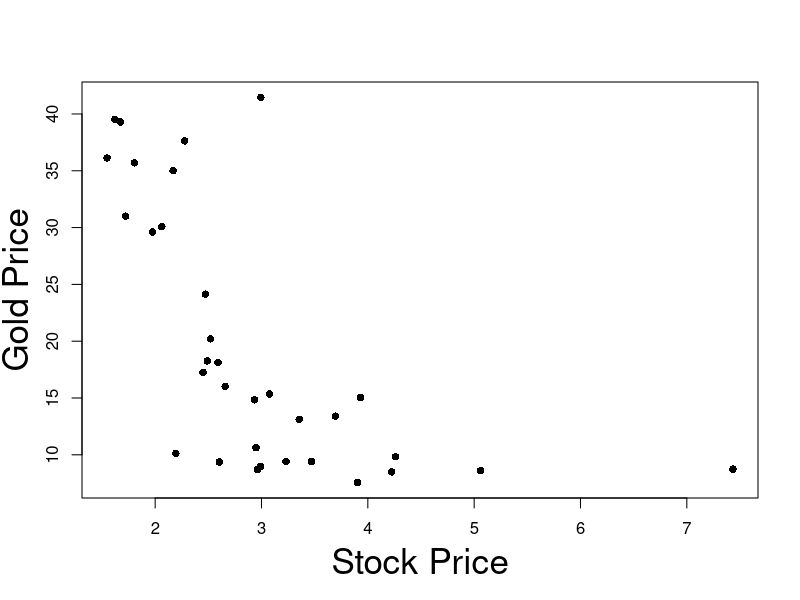
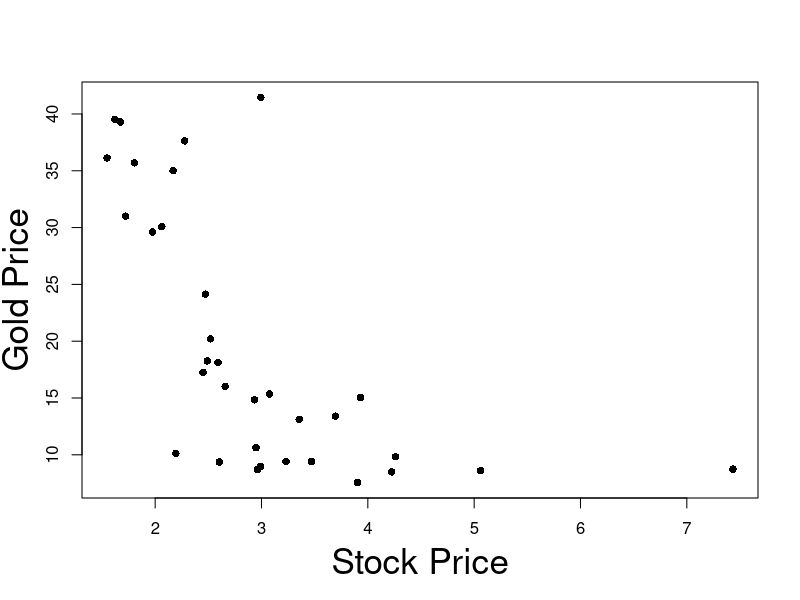
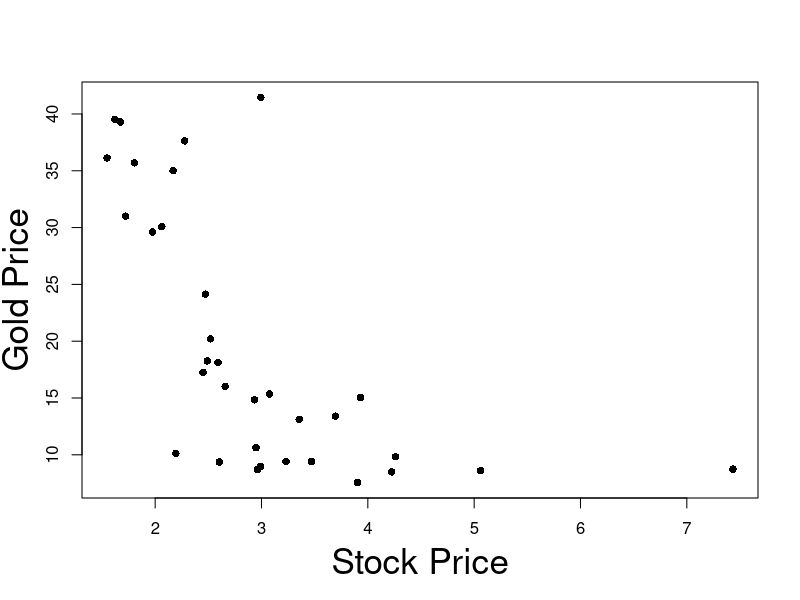
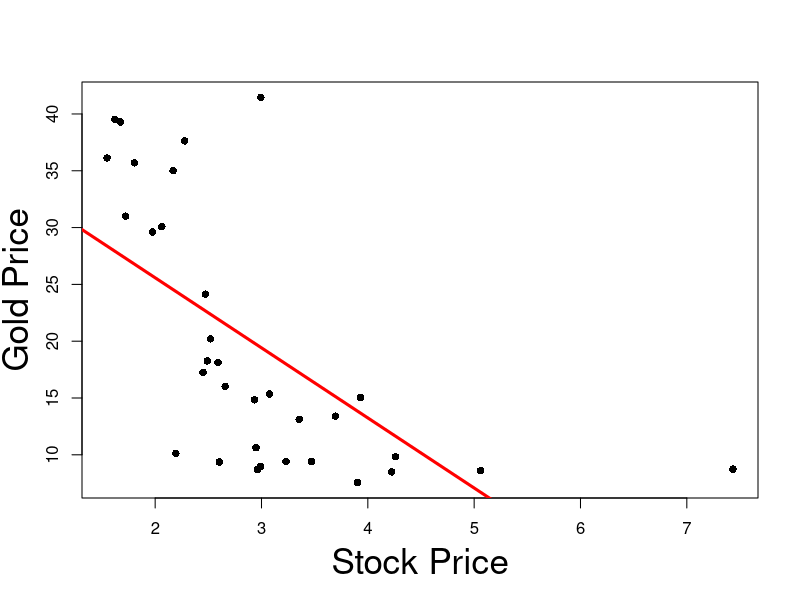
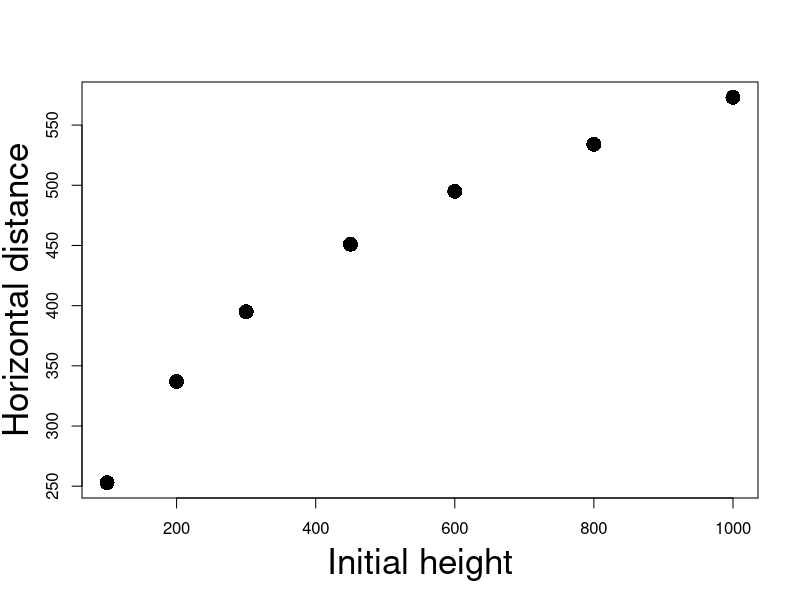
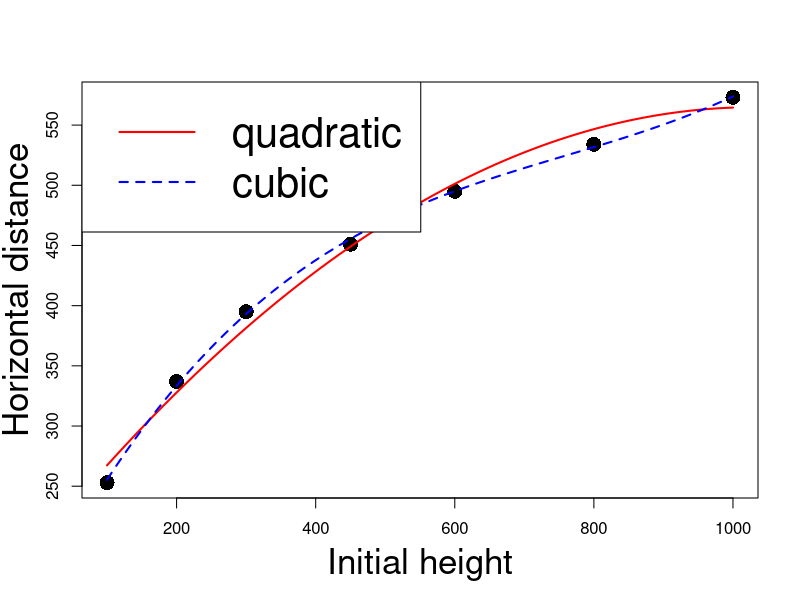
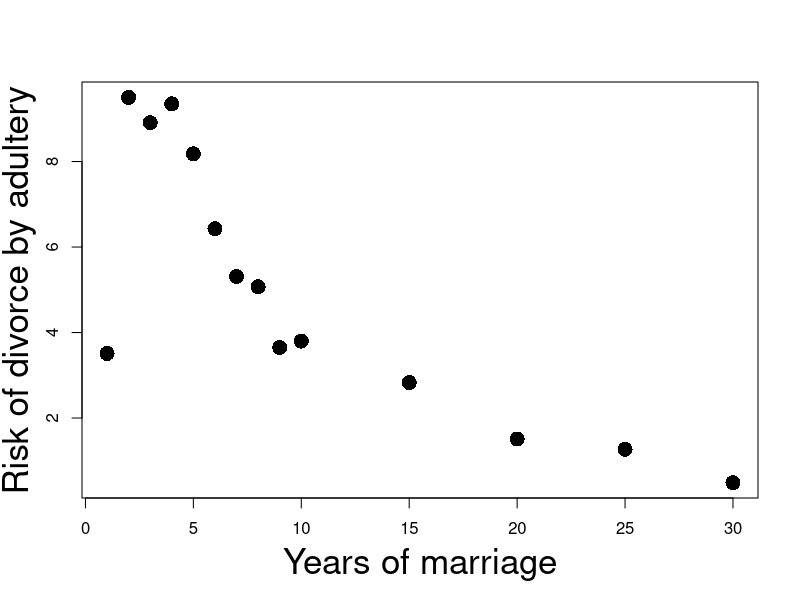
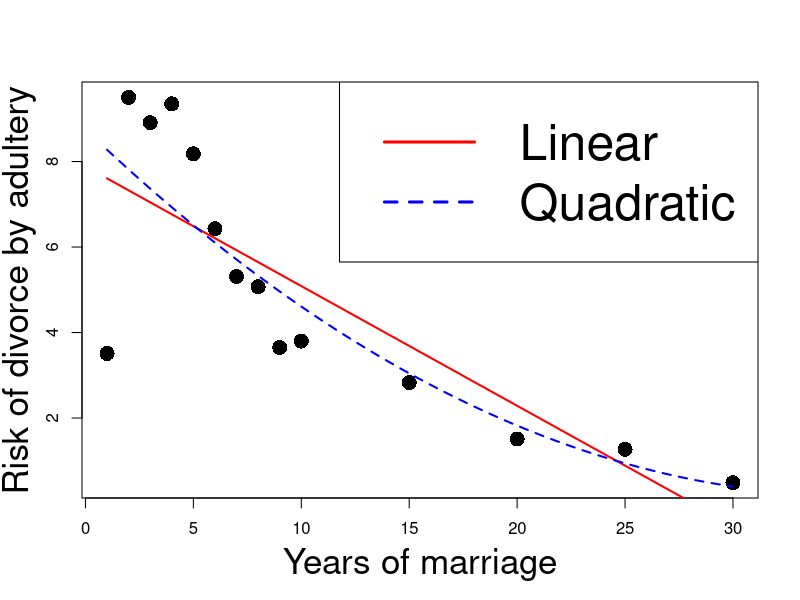

Source code (R) for these figures, in order:
## ---- chunk 1
#| echo: false
#| layout-ncol: 1

data <- read.table("datasets/L3eg1data.txt")

#Add column labels to data
colnames(data) <- c("Stock Price","Gold Price")

# Output markdown table from data
knitr::kable(
  list(data[1:11,], data[12:22,], data[23:33,]),
  row.names = TRUE,
  format = "html", 
  table.attr = 'class="table simple table-striped table-hover"',
) 


## ---- chunk 2
prices = read.table(file = "datasets/stock_gold.txt",
                    header = TRUE)

print(prices)
## ---- chunk 3
#| echo: false
#| fig-asp: 1

# Read the data
prices <- read.table(file = "datasets/stock_gold.txt",
                   header = TRUE
                  )

stock.price <- prices$stock_price
gold.price <- prices$gold_price

# Create the plot
plot(stock.price,
     gold.price, 
     xlab = "", 
     ylab= "",
     pch = 16)

# Add labels
mtext("Stock Price", side=1, line=3, cex=2.1)
mtext("Gold Price", side=2, line=2.5, cex=2.1)
## ---- chunk 4
#| echo: false
#| fig-asp: 1

# Read the data
prices <- read.table(file = "datasets/stock_gold.txt",
                   header = TRUE
                  )

stock.price <- prices$stock_price
gold.price <- prices$gold_price

# Create the plot
plot(stock.price,
     gold.price, 
     xlab = "", 
     ylab= "",
     pch = 16)

# Add labels
mtext("Stock Price", side=1, line=3, cex=2.1)
mtext("Gold Price", side=2, line=2.5, cex=2.1)
## ---- chunk 5
#| echo: false
#| fig-asp: 1

# Read the data
prices <- read.table(file = "datasets/stock_gold.txt",
                   header = TRUE
                  )

stock.price <- prices$stock_price
gold.price <- prices$gold_price

# Create the plot
plot(stock.price,
     gold.price, 
     xlab = "", 
     ylab= "",
     pch = 16)

# Add labels
mtext("Stock Price", side=1, line=3, cex=2.1)
mtext("Gold Price", side=2, line=2.5, cex=2.1)
## ---- chunk 6
#| echo: false
#| fig-asp: 1

# Read the data
prices <- read.table(file = "datasets/stock_gold.txt",
                     header = TRUE
                    )

# Store data into vectors
stock.price <- prices$stock_price
gold.price <- prices$gold_price

# Fit simple linear regression model
fit.model <- lm(gold.price ~ stock.price)

# Plot the data
plot(stock.price,
     gold.price, 
     xlab = "", 
     ylab= "",
     pch = 16)

# Add labels
mtext("Stock Price", side=1, line=3, cex=2.1)
mtext("Gold Price", side=2, line=2.5, cex=2.1)

# Plot the regression line in red
abline(fit.model, col = "red", lwd = 3)
## ---- chunk 7
longley <- read.table(file = "datasets/longley.txt",
                      header = TRUE)

head(longley,n=3)
## ---- chunk 8
longley <- read.table(file = "datasets/longley.txt",
                      header = TRUE)

head(longley,n=3)
## ---- chunk 9
# Read data file
longley <- read.table(file = "datasets/longley.txt",
                      header = TRUE)

# Store columns in vectors
x2 <- longley[ , 1]
x3 <- longley[ , 2]
x4 <- longley[ , 3]
x5 <- longley[ , 4]
x6 <- longley[ , 5]
y <- longley[ , 6]

# Fit Model 0 and Model 1
model.1 <- lm(y ~ x3 + x4 + x6)
model.2 <- lm(y ~ x2 + x3 + x4 + x5 + x6)

# F-test for model selection
anova(model.1, model.2, test = "F")
## ---- chunk 10
# Read data file
longley <- read.table(file = "datasets/longley.txt",
                      header = TRUE)

# Store columns in vectors
x2 <- longley[ , 1]
x3 <- longley[ , 2]
x4 <- longley[ , 3]
x5 <- longley[ , 4]
x6 <- longley[ , 5]
y <- longley[ , 6]

# Fit Model 0 and Model 1
model.1 <- lm(y ~ x3 + x4 + x6)
model.2 <- lm(y ~ x2 + x3 + x4 + x5 + x6)

# F-test for model selection
anova(model.1, model.2, test = "F")
## ---- chunk 11
# Read data file
longley <- read.table(file = "datasets/longley.txt",
                      header = TRUE)

# Store columns in vectors
x2 <- longley[ , 1]
x3 <- longley[ , 2]
x4 <- longley[ , 3]
x5 <- longley[ , 4]
x6 <- longley[ , 5]
y <- longley[ , 6]

# Fit Model 0 and Model 1
model.1 <- lm(y ~ x3 + x4 + x6)
model.2 <- lm(y ~ x2 + x3 + x4 + x5 + x6)

# F-test for model selection
anova(model.1, model.2, test = "F")
## ---- chunk 12
# Read data file
longley <- read.table(file = "datasets/longley.txt",
                      header = TRUE)

# Store columns in vectors
x2 <- longley[ , 1]
x3 <- longley[ , 2]
x4 <- longley[ , 3]
x5 <- longley[ , 4]
x6 <- longley[ , 5]
y <- longley[ , 6]

# Fit Model 1 and Model 2
model.1 <- lm(y ~ x3 + x4 + x6)
model.2 <- lm(y ~ x2 + x3 + x4 + x5 + x6)

# F-test for model selection
anova(model.1, model.2, test = "F")
## ---- chunk 13
# Read data file
longley <- read.table(file = "datasets/longley.txt",
                      header = TRUE)

# Store columns in vectors
x2 <- longley[ , 1]
x3 <- longley[ , 2]
x4 <- longley[ , 3]
x5 <- longley[ , 4]
x6 <- longley[ , 5]
y <- longley[ , 6]

# Fit Model 1 and Model 2
model.1 <- lm(y ~ x3 + x4 + x6)
model.2 <- lm(y ~ x2 + x3 + x4 + x5 + x6)

# F-test for model selection
anova(model.1, model.2, test = "F")
## ---- chunk 14
# Read data file
longley <- read.table(file = "datasets/longley.txt",
                      header = TRUE)

# Store columns in vectors
x2 <- longley[ , 1]
x3 <- longley[ , 2]
x4 <- longley[ , 3]
x5 <- longley[ , 4]
x6 <- longley[ , 5]
y <- longley[ , 6]

# Fit Model 1 and Model 2
model.1 <- lm(y ~ x3 + x4 + x6)
model.2 <- lm(y ~ x2 + x3 + x4 + x5 + x6)

# F-test for model selection
anova(model.1, model.2, test = "F")
## ---- chunk 15
# Read data file
longley <- read.table(file = "datasets/longley.txt",
                      header = TRUE)

# Store columns in vectors
x2 <- longley[ , 1]
x3 <- longley[ , 2]
x4 <- longley[ , 3]
x5 <- longley[ , 4]
x6 <- longley[ , 5]
y <- longley[ , 6]

# Fit Model 1 and Model 2
model.1 <- lm(y ~ x3 + x4 + x6)
model.2 <- lm(y ~ x2 + x3 + x4 + x5 + x6)

# F-test for model selection
anova(model.1, model.2, test = "F")
## ---- chunk 16
#| echo: false
#| fig-asp: 1

# Enter the data
height <- c(100, 200, 300, 450, 600, 800, 1000)
distance <- c(253, 337, 395, 451, 495, 534, 573)

# Scatter plot of data
plot(height, distance, xlab = "", ylab = "", pch = 16, cex = 2)

# Add labels
mtext("Initial height", side = 1, line = 3, cex = 2.1)
mtext("Horizontal distance", side = 2, line = 2.5, cex = 2.1)
## ---- chunk 17
#| echo: true
#| code-fold: true
#| code-summary: "Click here to show the full code"
#| fig-asp: 1

# Enter the data
height <- c(100, 200, 300, 450, 600, 800, 1000)
distance <- c(253, 337, 395, 451, 495, 534, 573)

# Scatter plot of data
plot(height, distance, xlab = "", ylab = "", pch = 16, cex = 2)

# Add labels
mtext("Initial height", side = 1, line = 3, cex = 2.1)
mtext("Horizontal distance", side = 2, line = 2.5, cex = 2.1)

# Fit quadratic model
quadratic <- lm(distance ~ height + I( height^2 ))

# Fit cubic model
cubic <- lm(distance ~ height + I( height^2 ) + I (height^3))

# Plot quadratic Vs Cubic
polynomial <- Vectorize(function(x, ps) {
  n <- length(ps)
  sum(ps*x^(1:n-1))
}, "x")
curve(polynomial(x, coef(quadratic)), add=TRUE, col = "red", lwd = 2)
curve(polynomial(x, coef(cubic)), add=TRUE, col = "blue", lty = 2, lwd = 2)
legend("topleft", legend = c("quadratic", "cubic"), 
       col = c("red", "blue"), lty = c(1,2), lwd = 2, cex = 2.5)
## ---- chunk 18
#| echo: true
#| code-fold: true
#| code-summary: "Click here to show the full code"
#| fig-asp: 1

# Divorces data
year <- c(1, 2, 3, 4, 5, 6,7, 8, 9, 10, 15, 20, 25, 30)
percent <- c(3.51, 9.5, 8.91, 9.35, 8.18, 6.43, 5.31, 
             5.07, 3.65, 3.8, 2.83, 1.51, 1.27, 0.49)

# Scatter plot of data
plot(year, percent, xlab = "", ylab = "", pch = 16, cex = 2)

# Add labels
mtext("Years of marriage", side = 1, line = 3, cex = 2.1)
mtext("Risk of divorce by adultery", side = 2, line = 2.5, cex = 2.1)
## ---- chunk 19
#| echo: true
#| code-fold: true
#| code-summary: "Click here to show the full code"
#| fig-asp: 1

# Divorces data
year <- c(1, 2, 3, 4, 5, 6,7, 8, 9, 10, 15, 20, 25, 30)
percent <- c(3.51, 9.5, 8.91, 9.35, 8.18, 6.43, 5.31, 
             5.07, 3.65, 3.8, 2.83, 1.51, 1.27, 0.49)

# Fit linear model
linear <- lm(percent ~ year)

# Fit quadratic model
quadratic <- lm(percent ~ year + I( year^2 ))

# Scatter plot of data
plot(year, percent, xlab = "", ylab = "", pch = 16, cex = 2)

# Add labels
mtext("Years of marriage", side = 1, line = 3, cex = 2.1)
mtext("Risk of divorce by adultery", side = 2, line = 2.5, cex = 2.1)

# Plot Linear Vs Quadratic
polynomial <- Vectorize(function(x, ps) {
  n <- length(ps)
  sum(ps*x^(1:n-1))
}, "x")
curve(polynomial(x, coef(linear)), add=TRUE, col = "red", lwd = 2)
curve(polynomial(x, coef(quadratic)), add=TRUE, col = "blue", lty = 2, lwd = 2)
legend("topright", legend = c("Linear", "Quadratic"), 
       col = c("red", "blue"), lty = c(1,2), cex = 3, lwd = 3)
## ---- chunk 20
#| echo: true
#| code-fold: true
#| code-summary: "Click here to show the full code"
#| fig-asp: 1

# Divorces data
year <- c(1, 2, 3, 4, 5, 6,7, 8, 9, 10, 15, 20, 25, 30)
percent <- c(3.51, 9.5, 8.91, 9.35, 8.18, 6.43, 5.31, 
             5.07, 3.65, 3.8, 2.83, 1.51, 1.27, 0.49)

# Fit linear model
linear <- lm(percent ~ year)

# Fit order 6 model
order_6 <- lm(percent ~ year  + I( year^2 ) + I( year^3 ) + 
                                I( year^4 ) + I( year^5 ) +
                                I( year^6 ))

# Scatter plot of data
plot(year, percent, xlab = "", ylab = "", pch = 16, cex = 2)

# Add labels
mtext("Years of marriage", side = 1, line = 3, cex = 2.1)
mtext("Risk of divorce by adultery", side = 2, line = 2.5, cex = 2.1)

# Plot Linear Vs Quadratic
polynomial <- Vectorize(function(x, ps) {
  n <- length(ps)
  sum(ps*x^(1:n-1))
}, "x")
curve(polynomial(x, coef(linear)), add=TRUE, col = "red", lwd = 2)
curve(polynomial(x, coef(order_6)), add=TRUE, col = "blue", lty = 2, lwd = 3)
legend("topright", legend = c("Linear", "Order 6"), 
       col = c("red", "blue"), lty = c(1,2), cex = 3, lwd = 3)
